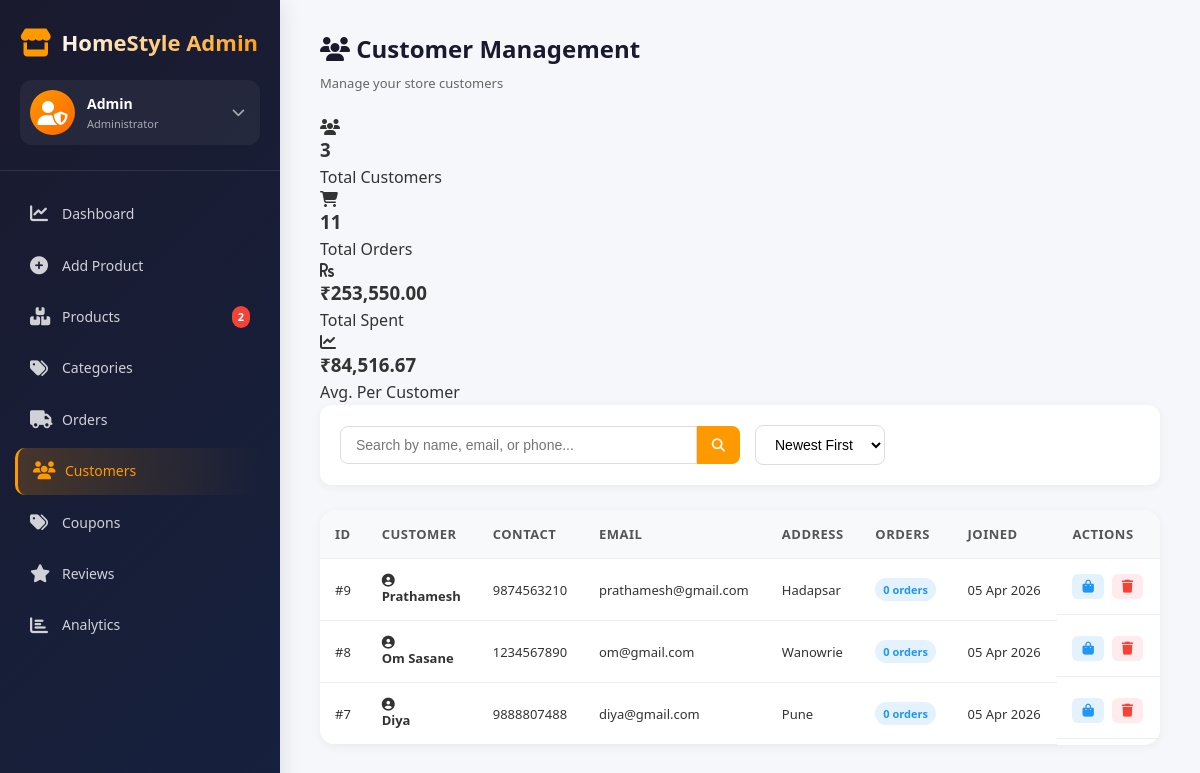
Screenshot of /users.php (signed in) with the database file from the repository.
### tables this page shows
CREATE TABLE `users` (
  `userid` int(11) NOT NULL,
  `name` varchar(255) NOT NULL,
  `email` varchar(255) NOT NULL,
  `contact` varchar(20) NOT NULL,
  `address` varchar(255) DEFAULT NULL,
  `image` varchar(255) DEFAULT NULL,
  `password` varchar(255) NOT NULL,
  `isadmin` enum('yes','no') NOT NULL DEFAULT 'no',
  `orders_made` int(11) NOT NULL DEFAULT 0,
  `created_at` datetime NOT NULL DEFAULT current_timestamp()
);

### users.php (the view, shortened to what this page needs)
<?php
include("db.php");
include("a_navbar.php");
$search = isset($_GET['search']) ? mysqli_real_escape_string($conn, $_GET['search']) : '';
$sort = isset($_GET['sort']) ? $_GET['sort'] : 'newest';
$where = "";
$order = "";
switch($sort) {
    case 'newest':
        $order = "ORDER BY created_at DESC";
        break;
}
$users = mysqli_query($conn, "SELECT * FROM users WHERE isadmin = 'no' $where $order");
$total_users = mysqli_fetch_assoc(mysqli_query($conn, "SELECT COUNT(*) as count FROM users WHERE isadmin = 'no'"))['count'];
$total_orders = mysqli_fetch_assoc(mysqli_query($conn, "SELECT COUNT(*) as count FROM orders"))['count'];
$total_spent = mysqli_fetch_assoc(mysqli_query($conn, "SELECT SUM(total_amount) as total FROM orders WHERE status != 'Cancelled'"))['total'] ?? 0;
?>
<!DOCTYPE html>
<html>
<head>
    <link rel="stylesheet" href="styles.css">
    <link rel="stylesheet" href="https://cdnjs.cloudflare.com/ajax/libs/font-awesome/6.5.0/css/all.min.css">
</head>
<body>
<div class="admin-main-container">
    <div class="users-page">
        <div class="page-header">
            <div class="header-left">
                <h2><i class="fas fa-users"></i> Customer Management</h2>
                <p>Manage your store customers</p>
            </div>
        </div>
        <div class="stats-row">
            <div class="stat-card-small">
                <div class="stat-icon-sm">
                    <i class="fas fa-users"></i>
                </div>
                <div class="stat-info-sm">
                    <h3><?php echo number_format($total_users); ?></h3>
                    <p>Total Customers</p>
                </div>
            </div>
            <div class="stat-card-small">
                <div class="stat-icon-sm">
                    <i class="fas fa-shopping-cart"></i>
                </div>
                <div class="stat-info-sm">
                    <h3><?php echo number_format($total_orders); ?></h3>
                    <p>Total Orders</p>
                </div>
            </div>
            <div class="stat-card-small">
                <div class="stat-icon-sm">
                    <i class="fas fa-rupee-sign"></i>
                </div>
                <div class="stat-info-sm">
                    <h3>₹<?php echo number_format($total_spent, 2); ?></h3>
                    <p>Total Spent</p>
                </div>
            </div>
            <div class="stat-card-small">
                <div class="stat-icon-sm">
                    <i class="fas fa-chart-line"></i>
                </div>
                <div class="stat-info-sm">
                    <h3>₹<?php echo number_format($total_users > 0 ? $total_spent / $total_users : 0, 2); ?></h3>
                    <p>Avg. Per Customer</p>
                </div>
            </div>
        </div>
        <div class="filter-bar">
            <form method="GET" action="users.php" class="filter-form">
                <div class="search-group">
                    <input type="text" name="search" placeholder="Search by name, email, or phone..." value="<?php echo htmlspecialchars($search); ?>">
                    <button type="submit"><i class="fas fa-search"></i></button>
                </div>
                <select name="sort" onchange="this.form.submit()">
                    <option value="newest" <?php echo $sort == 'newest' ? 'selected' : ''; ?>>Newest First</option>
                </select>
            </form>
        </div>
        <div class="table-container">
            <table class="admin-table">
                <thead>
                    <tr>
                        <th>ID</th>
                        <th>Customer</th>
                        <th>Contact</th>
                        <th>Email</th>
                        <th>Address</th>
                        <th>Orders</th>
                        <th>Joined</th>
                        <th>Actions</th>
                    </tr>
                </thead>
                <tbody>
                    <?php if(mysqli_num_rows($users) > 0): ?>
                        <?php while($user = mysqli_fetch_assoc($users)): ?>
                        <tr>
                            <td>#<?php echo $user['userid']; ?></td>
                            <td>
                                <div class="customer-info">
                                    <div class="customer-avatar">
                                        <i class="fas fa-user-circle"></i>
                                    </div>
                                    <div>
                                        <strong><?php echo htmlspecialchars($user['name']); ?></strong>
                                    </div>
                                </div>
                            </td>
                            <td><?php echo htmlspecialchars($user['contact']); ?></td>
                            <td><?php echo htmlspecialchars($user['email']); ?></td>
                            <td class="address-cell"><?php echo htmlspecialchars($user['address'] ?: '—'); ?></td>
                            <td>
                                <span class="order-count-badge"><?php echo $user['orders_made']; ?> orders</span>
                            </td>
                            <td><?php echo date('d M Y', strtotime($user['created_at'])); ?></td>
                            <td class="actions">
                                <a href="user_orders.php?user_id=<?php echo $user['userid']; ?>" class="btn-view" title="View Orders">
                                    <i class="fas fa-shopping-bag"></i>
                                </a>
                                <a href="users.php?delete=<?php echo $user['userid']; ?>" class="btn-delete" onclick="return confirm('Delete this customer? This will also delete all their orders.')" title="Delete">
                                    <i class="fas fa-trash"></i>
                                </a>
                            </td>
                        </tr>
                        <?php endwhile; ?>
                    <?php endif; ?>
                </tbody>
            </table>
        </div>
    </div>
</div>
</body>
</html>

### a_navbar.php (shortened to what this page needs)
<?php
$admin_name = isset($_SESSION['admin_name']) ? $_SESSION['admin_name'] : 'Admin';
$admin_image = isset($_SESSION['admin_image']) ? $_SESSION['admin_image'] : '';
if(empty($admin_image) && isset($_SESSION['user_id'])) {
    $admin_id = $_SESSION['user_id'];
    $img_query = mysqli_query($conn, "SELECT image FROM users WHERE userid = $admin_id");
    if($img_data = mysqli_fetch_assoc($img_query)) {
        $admin_image = $img_data['image'];
    }
}
$low_stock_query = "SELECT COUNT(*) as low FROM products WHERE stock < 10";
$low_stock_result = mysqli_query($conn, $low_stock_query);
$low_stock_data = mysqli_fetch_assoc($low_stock_result);
$low_stock_count = $low_stock_data['low'];
$current_page = basename($_SERVER['PHP_SELF']);
?>
<link rel="stylesheet" href="styles.css">
<link rel="stylesheet" href="https://cdnjs.cloudflare.com/ajax/libs/font-awesome/6.5.0/css/all.min.css">
<nav class="admin-navbar">
    <div class="admin-nav-header">
        <div class="logo">
            <a href="admin_dashboard.php">
                <i class="fas fa-store"></i>
                <span>HomeStyle Admin</span>
            </a>
        </div>
        <div class="admin-user-info">
            <div class="admin-avatar">
                <?php if($admin_image && file_exists("uploads/profiles/".$admin_image)): ?>
                    <img src="uploads/profiles/<?php echo $admin_image; ?>" alt="Admin" style="width: 45px; height: 45px; border-radius: 50%; object-fit: cover;">
                <?php else: ?>
                    <i class="fas fa-user-shield"></i>
                <?php endif; ?>
            </div>
            <div class="admin-details">
                <span class="admin-name"><?php echo htmlspecialchars($admin_name); ?></span>
                <span class="admin-role">Administrator</span>
            </div>
            <div class="admin-dropdown">
                <button class="dropdown-btn" id="adminDropdownBtn">
                    <i class="fas fa-chevron-down"></i>
                </button>
            </div>
        </div>
    </div>
    <div class="admin-nav-menu">
        <ul class="admin-nav-links">
            <li class="<?php echo $current_page == 'admin_dashboard.php' ? 'active' : ''; ?>">
                <a href="admin_dashboard.php">
                    <i class="fas fa-chart-line"></i>
                    <span>Dashboard</span>
                </a>
            </li>
            <li class="<?php echo $current_page == 'add_product.php' ? 'active' : ''; ?>">
                <a href="add_product.php">
                    <i class="fas fa-plus-circle"></i>
                    <span>Add Product</span>
                </a>
            </li>
            <li class="<?php echo in_array($current_page, ['products.php', 'edit_product.php', 'product_variants.php']) ? 'active' : ''; ?>">
                <a href="products.php">
                    <i class="fas fa-boxes"></i>
                    <span>Products</span>
                    <?php if($low_stock_count > 0): ?>
                        <span class="nav-badge warning"><?php echo $low_stock_count; ?></span>
                    <?php endif; ?>
                </a>
            </li>
            <li class="<?php echo $current_page == 'categories.php' ? 'active' : ''; ?>">
                <a href="categories.php">
                    <i class="fas fa-tags"></i>
                    <span>Categories</span>
                </a>
            </li>
            <li class="<?php echo $current_page == 'orders.php' ? 'active' : ''; ?>">
                <a href="orders.php">
                    <i class="fas fa-truck"></i>
                    <span>Orders</span>
                </a>
            </li>
            <li class="<?php echo $current_page == 'users.php' ? 'active' : ''; ?>">
                <a href="users.php">
                    <i class="fas fa-users"></i>
                    <span>Customers</span>
                </a>
            </li>
            <li class="<?php echo $current_page == 'coupons.php' ? 'active' : ''; ?>">
                <a href="coupons.php">
                    <i class="fas fa-tags"></i>
                    <span>Coupons</span>
                </a>
            </li>
            <li class="<?php echo $current_page == 'reviews.php' ? 'active' : ''; ?>">
                <a href="reviews.php">
                    <i class="fas fa-star"></i>
                    <span>Reviews</span>
                </a>
            </li>
            <li class="<?php echo $current_page == 'analytics.php' ? 'active' : ''; ?>">
                <a href="analytics.php">
                    <i class="fas fa-chart-bar"></i>
                    <span>Analytics</span>
                </a>
            </li>
        </ul>
    </div>
</nav>

### rows the page displays
users: userid "9", name "Prathamesh", contact "9874563210", email "prathamesh@gmail.com", address "Hadapsar", orders_made "0", created_at "05 Apr 2026"
users: userid "8", name "Om Sasane", contact "1234567890", email "om@gmail.com", address "Wanowrie", orders_made "0", created_at "05 Apr 2026"
users: userid "7", name "Diya", contact "9888807488", email "diya@gmail.com", address "Pune", orders_made "0", created_at "05 Apr 2026"

### other values shown
$admin_name "Admin"
$low_stock_count "2"
$total_users "3"
$total_orders "11"
$total_spent "253,550.00"
$total_users > 0 ? $total_spent / $total_users : 0 "84,516.67"
